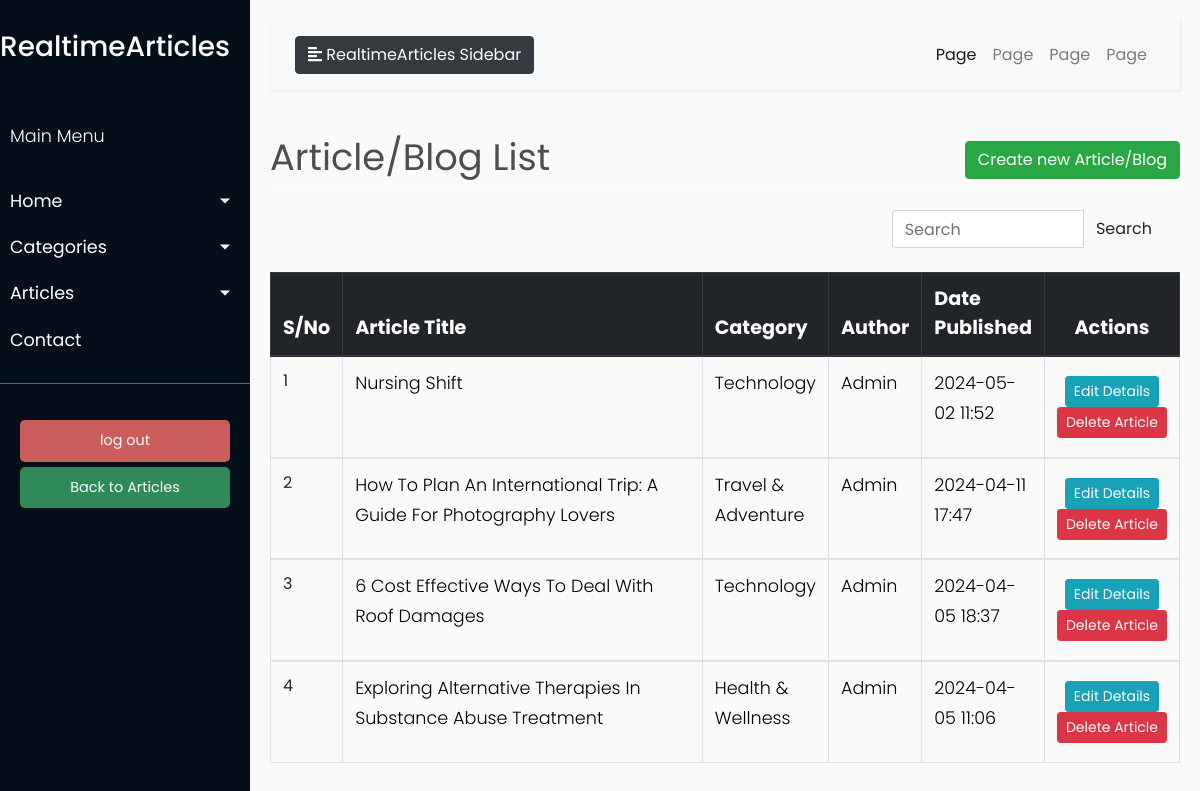
The app's page /article_list (signed in), older data.
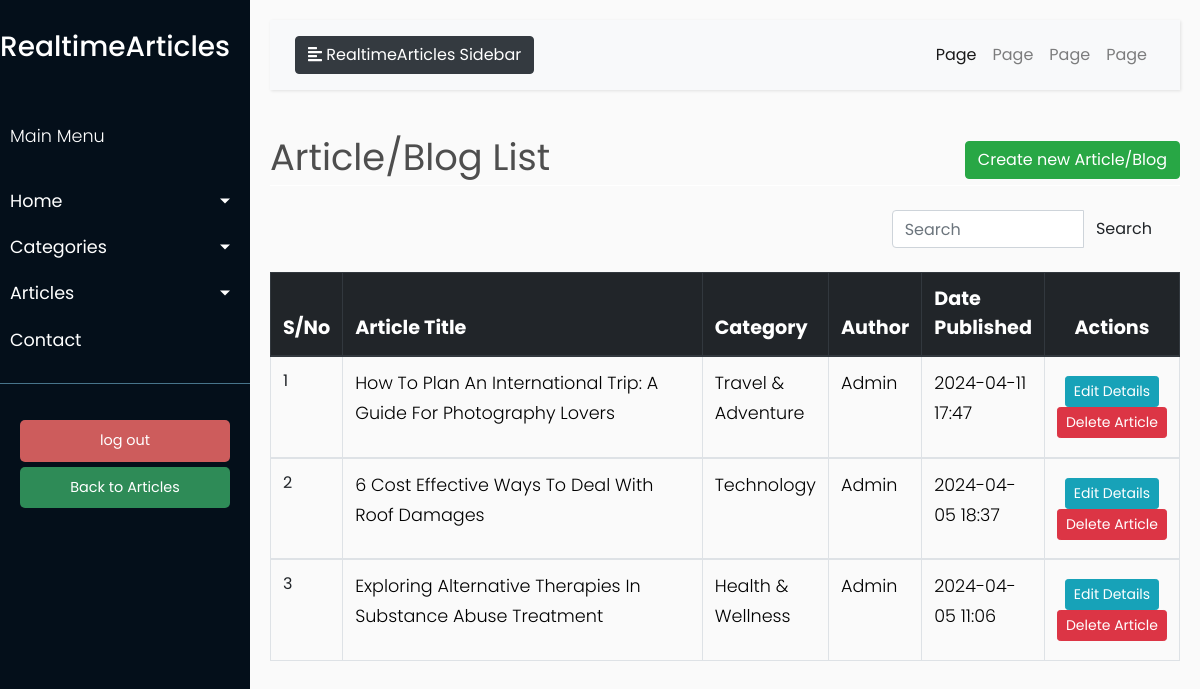
The same page, newer data.
### models/models.py (models this page shows, shortened)
class Article(db.Model):
    __tablename__ = 'article'
    id = db.Column(db.Integer, primary_key=True)
    main_title = db.Column(db.String(100), nullable=False)
    main_content = db.Column(db.Text, nullable=True)
    date_published = db.Column(db.DateTime, default=datetime.utcnow)
    author_id = db.Column(db.Integer, db.ForeignKey('user.id'), nullable=False)
    category_id = db.Column(db.Integer, db.ForeignKey('category.id'), nullable=False)
    main_image = db.Column(db.String(100), nullable=True)  # Path to main image
    author = db.relationship('User', backref='articles')
    category = db.relationship('Category', backref='articles')

### blueprints/article.py (the view)
@article.route('/article_list')
@login_required
def article_list():
    title = 'Article/Blog List'
    search_term = request.args.get('q', '')  # Get the search term from the query parameter
    if search_term:
        articles= Article.query.filter(Article.main_title.ilike(f'%{search_term}%')).all()
    else:
        articles=Article.query.order_by(Article.date_published.desc()).all()
    for article in articles:
        category = Category.query.get(article.category_id)
        author = User.query.get(article.author_id)
        article.category_name = category.name if category else 'N/A'
        article.author_name = author.username if author else 'N/A'
        words = article.main_content.split()  # Split content into words
        if len(words) > 50:
            article.main_content = ' '.join(words[:50]) + '...'  # Join first 50 words
    return render_template('admin/articles/article_list.html', title=title,
                           articles=articles)

### app.py (called while the page is built)
@login.user_loader
def load_user(user_id):
    return User.query.get(int(user_id))

### templates/admin/articles/article_list.html (shortened to what this page needs)
{% extends "admin/base.html" %}
{% block content %}
    <div class="row" style="color: #4e4e4e; font-style: bold; font-size: 2.3rem; ">
        <div class="col-md-8">{{ title }}</div>
        <div class="col-md-4">
            <div class="float-md-right">
                <a class="btn btn-success" href="{{ url_for('article.create_article') }}">Create new Article/Blog</a>
            </div>
        </div>
    </div>
    <div style="border-bottom: 1px solid white;"></div>
    <br>
    <table class="table table-css table-bordered table-hover">
        <div class="container">
            <div class="row justify-content-end">
                <div class="col-md-4">
                    <form method="get" class="search-form" action="{{ url_for('article.article_list') }}">
                        <div class="input-group">
                            <input type="text" class="form-control" placeholder="Search" aria-label="Search"
                                   aria-describedby="button-addon2" id="search-input" name="q">
                            <div class="input-group-append">
                                <button class="btn btn-pink" type="submit" id="button-addon2">Search</button>
                            </div>
                        </div>
                    </form>
                </div>
            </div>
        </div>
        <br>
        <thead class="thead-dark align-middle">
        <tr style="background-color: #343a40; font-size: 1.2rem; color: white; text-transform: capitalize; height: 40px">
            <th width="5%">S/No</th>
            <th width="40%">Article Title</th>
            <th width="10%">Category</th>
            <th width="10%">Author</th>
            <th width="10%">Date Published</th>
            <th style="text-align: center">Actions</th>
        </tr>
        </thead>
        {% if articles %}
            {% for article in articles %}
                <tbody>
                <tr id="article-list">
                    <td>{{ loop.index }}</td>
                    <td>
                        <p style="text-transform: capitalize; color:black">{{ article.main_title }} </p>
                    </td>
                    <td>
                        <p style="text-transform: capitalize; color:black">{{ article.category_name }} </p>
                    </td>
                    <td>
                        <p style="text-transform: capitalize; color:black">{{ article.author_name }} </p>
                    </td>
                    <td>
                        <p style="text-transform: capitalize; color:black">{{ article.date_published.strftime('%Y-%m-%d %H:%M') }}</p>
                    </td>
                    <td class="align-middle  text-center">
                        <div class="d-inline-block align-middle">
                            <a href="{{ url_for('article.update_article', article_id = article.id) }}"
                               class="btn btn-info btn-sm">Edit
                                Details</a>
                            <a href="{{ url_for('article.delete_article', article_id = article.id) }}"
                               class="btn btn-danger btn-sm"> Delete
                                Article </a>
                        </div>
                    </td>
                </tr>
                </tbody>
            {% endfor %}
        {% endif %}
    </table>
{% endblock content %}

### templates/admin/base.html (shortened to what this page needs)
<!DOCTYPE html>
<html lang="en">
<head>
    <link href="https://stackpath.bootstrapcdn.com/bootstrap/4.3.1/css/bootstrap.min.css" rel="stylesheet">
    <link rel="stylesheet" href="https://stackpath.bootstrapcdn.com/bootstrap/4.1.0/css/bootstrap.min.css"
>
    <link rel="stylesheet" href="/static/css/admin_css/style.css">
</head>
<body>
<div class="wrapper">
    <nav id="sidebar">
        <div class="sidebar-header">
            <a href="{{ url_for('home.index') }}"><h3> RealtimeArticles </h3></a>
        </div>
        <ul class="list-unstyled components">
            <p>Main Menu</p>
            <li>
                <a href="#homeSubmenu" data-toggle="collapse" aria-expanded="false" class="dropdown-toggle">Home</a>
            </li>
            <li>
                <a href="#CategorySubmenu" data-toggle="collapse" aria-expanded="false" class="dropdown-toggle">Categories</a>
            </li>
            <li>
                <a href="#ArticleSubmenu" data-toggle="collapse" aria-expanded="false"
                   class="dropdown-toggle">Articles</a>
            </li>
            <li>
                <a href="#">Contact</a>
            </li>
        </ul>
        <ul class="list-unstyled CTAs">
            <li>
                <a href="{{ url_for('user.logout') }}" class="download">log out</a>
            </li>
            <li>
                <a href="{{ url_for('home.index') }}" class="article">Back to Articles</a>
            </li>
        </ul>
    </nav>
    <div id="content">
        <nav class="navbar navbar-expand-lg navbar-light bg-light">
            <div class="container-fluid">
                <button type="button" id="sidebarCollapse" class="btn btn-dark">
                    <i class="fas fa-align-left"></i>
                    <span>RealtimeArticles Sidebar</span>
                </button>
                <div class="collapse navbar-collapse" id="navbarSupportedContent">
                    <ul class="nav navbar-nav ml-auto">
                        <li class="nav-item active">
                            <a class="nav-link" href="#">Page</a>
                        </li>
                        <li class="nav-item">
                            <a class="nav-link" href="#">Page</a>
                        </li>
                        <li class="nav-item">
                            <a class="nav-link" href="#">Page</a>
                        </li>
                        <li class="nav-item">
                            <a class="nav-link" href="#">Page</a>
                        </li>
                    </ul>
                </div>
            </div>
        </nav>
        {% block content %}
        {% endblock content %}
    </div>
</div>
</body>
</html>

### static/css/admin_css/style.css (style rules this page uses)
body { font-family: 'Poppins', sans-serif; background: #fafafa; }
p { font-family: 'Poppins', sans-serif; font-size: 1.1em; font-weight: 300; line-height: 1.7em; color: #999; }
a, a:hover, a:focus { color: inherit; text-decoration: none; transition: all 0.3s; }
.navbar { padding: 15px 10px; background: #fff; border: none; border-radius: 0; margin-bottom: 40px; box-shadow: 1px 1px 3px rgba(0, 0, 0, 0.1); }
.wrapper { display: flex; width: 100%; align-items: stretch; }
#sidebar { min-width: 250px; max-width: 250px; background: #040f1a; color: #fff; transition: all 0.3s; }
#sidebar .sidebar-header { padding-top: 30px; padding-bottom: 20px; background: #040f1a; }
#sidebar ul.components { padding: 20px 0; border-bottom: 1px solid #47748b; }
#sidebar ul p { color: #fff; padding: 10px; }
#sidebar ul li a { padding: 10px; font-size: 1.1em; display: block; }
a[data-toggle="collapse"] { position: relative; }
.dropdown-toggle::after { display: block; position: absolute; top: 50%; right: 20px; transform: translateY(-50%); }
ul.CTAs { padding: 20px; }
ul.CTAs a { text-align: center; font-size: 0.9em !important; display: block; border-radius: 5px; margin-bottom: 5px; }
a.download { background: indianred; color: #FFFFFF; }
a.article { background: seagreen; color: white; }
#content { width: 100%; padding: 20px; min-height: 100vh; transition: all 0.3s; }

Row changes from the older to the newer data that the page shows:
removed Article: main_title "Nursing Shift", category_name "Technology", author_name "Admin", date_published "2024-05-02 11:52"
